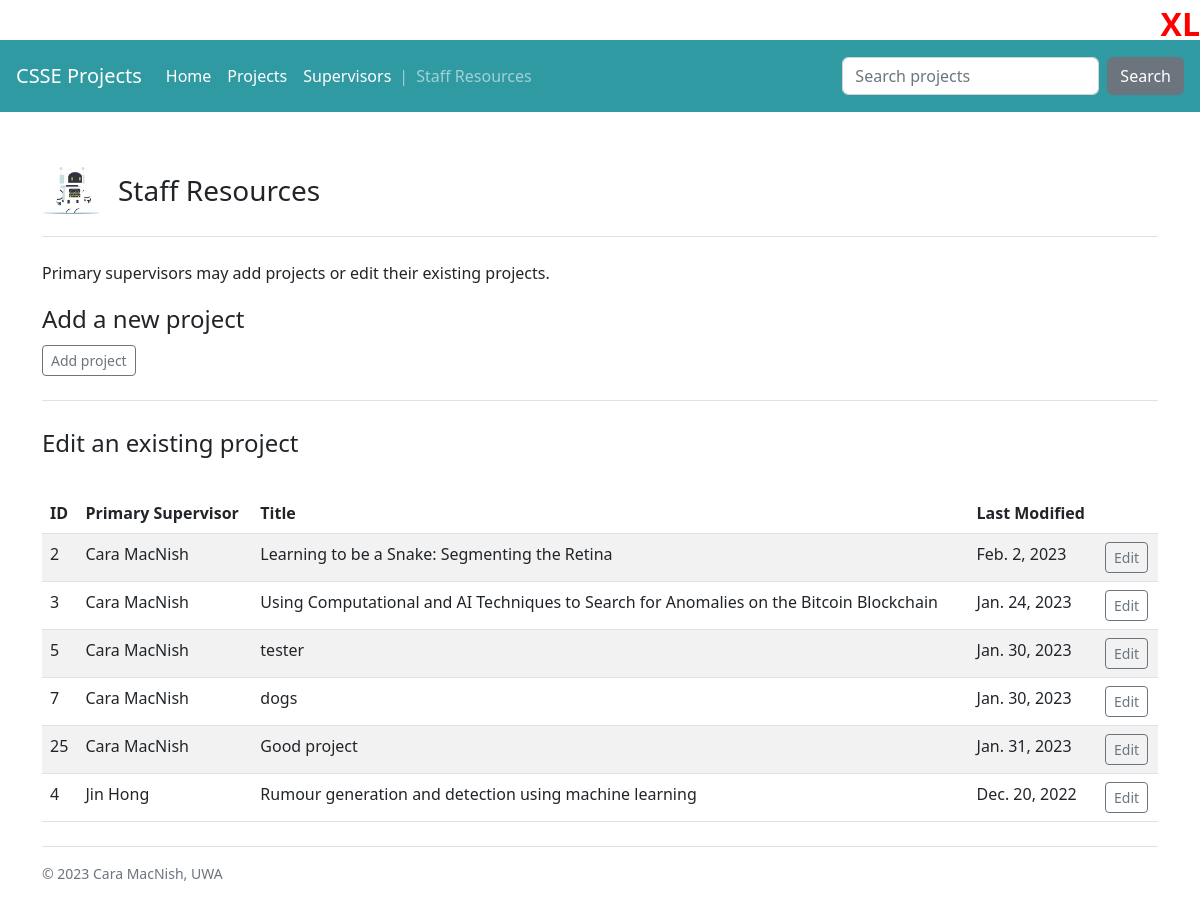
Before: /projects/staff/index/ with the older database file.
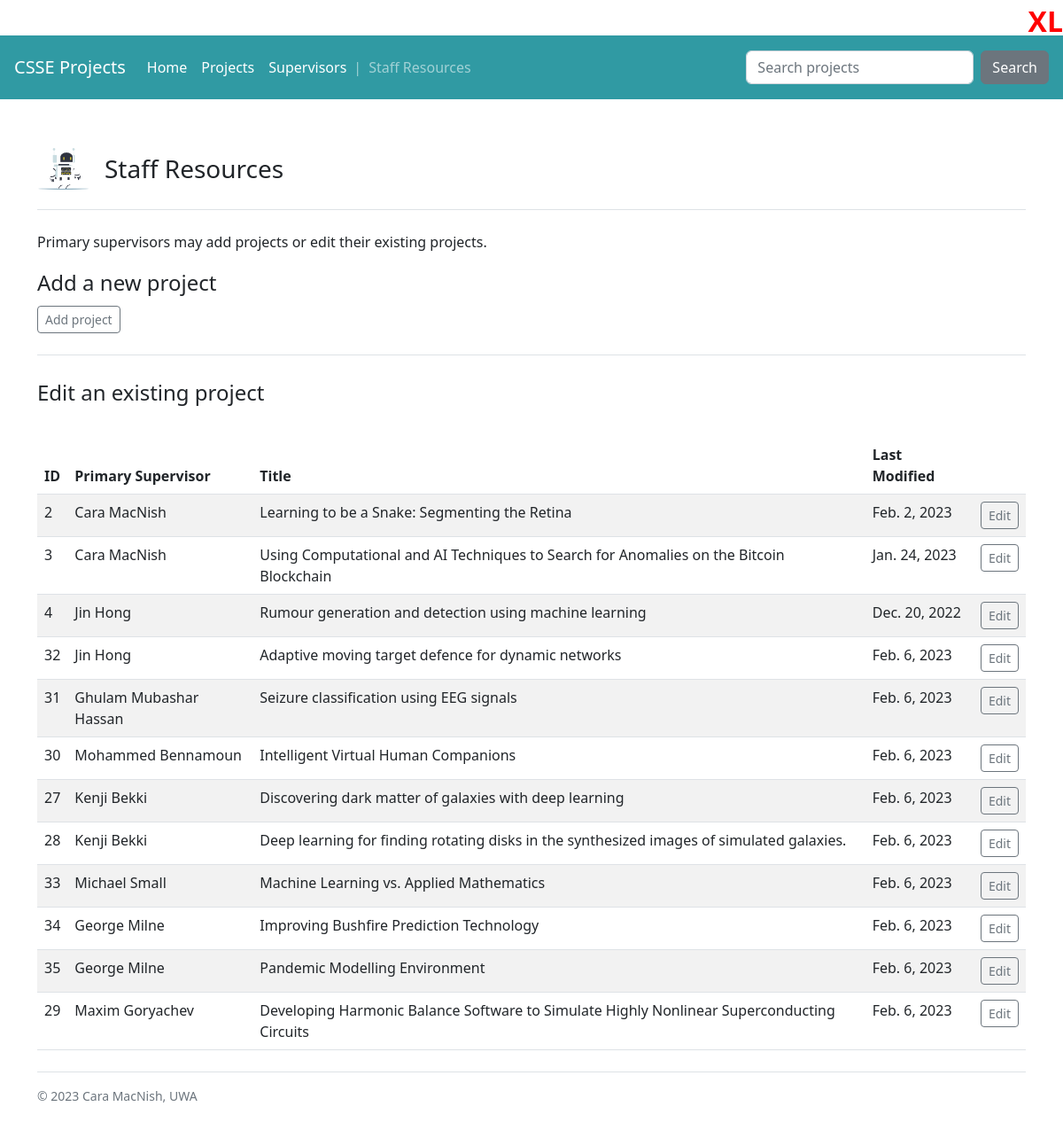
After: the same page with the newer database file.
### projects/models.py (models this page shows, shortened)
class Project(models.Model):
    SUITABILITY_CHOICES = [
        ('Honours', 'Honours (incl. BSc, BPhil, BACS)'),
        ('MDS', 'Master of Data Science'),
        ('SE', 'Software Engineering'),
        ('OTHER', 'Other')
    ]
    title = models.CharField("Topic Title", max_length=200)
    description = models.TextField("Description")
    short = models.TextField("Short Description", blank=True)
    skills = models.CharField("Skills", max_length=60, blank=True)
    honours = models.BooleanField("Suitable for Honours", default=True)
    mds = models.BooleanField("Suitable for MDS", default=True)
    se = models.BooleanField("Suitable for Software Engineering", default=True)
    engineering = models.BooleanField("Suitable for General Engineering", default=False)
    other = models.CharField("Other (please specify)", max_length=40, blank=True)
    numstudents = models.CharField("Number of Students", max_length=20, blank=True)
    primary = models.ForeignKey(Supervisor, on_delete=models.CASCADE, related_name="primary", verbose_name="Primary Supervisor", null = True)
    cosupervisor = models.ForeignKey(Supervisor, on_delete=models.CASCADE, verbose_name="Co-Supervisor", null = True, blank=True)
    cosupervisors = models.TextField("Co-supervisors", blank=True)
    external = models.TextField("External Supervisors/Mentors/Sponsors", blank=True)
    link = models.URLField("Research Link", blank = True)
    references = models.TextField("Sample References", blank=True)
    created = models.DateField("Date Created", auto_now_add = True)
    modified = models.DateField("Last Modified", auto_now = True)
    current_date = models.DateField("Current Date", default = date.today)
    visible = models.BooleanField(default=True)

class Supervisor(models.Model):
    firstname = models.CharField("First name", max_length=30)
    lastname = models.CharField("Last name", max_length=30)
    department = models.CharField("Department or School", max_length=50)
    email = models.EmailField("Email")
    web = models.URLField("Web link", blank=True)
    interests = models.TextField("Research interests", blank=True)
    def __str__(self):
        return self.firstname +  " " + self.lastname

### projects/views.py (the view)
# urls.py: path("projects/staff/index/", views.project_index, name = "project-index"),
def project_index(request):
    project_list = Project.objects.all().order_by('primary')
    return render(request, "projects/project_index.html",
        {'project_list': project_list})

### projects/templates/projects/project_index.html (shortened to what this page needs)
{% extends 'projects/base.html' %}
{% load static %}
{% block content %}
<main>
    {% include "projects/header.html" with title="Staff Resources" %}
    <p>
        Primary supervisors may add projects or edit their existing projects.
    <header class="pb-3 mb-4 border-bottom">
        <div class="d-flex align-items-center text-dark text-decoration-none">
            <span class="mx-0 fs-4">Add a new project</span>
        </div>
        <a class="btn btn-outline-secondary btn-sm my-2" href="{% url 'add-project' %}">Add project</a>
     </header>
    <header class="pb-3 mb-0 ">
        <div class="d-flex align-items-center text-dark text-decoration-none">
            <span class="mx-0 fs-4">Edit an existing project</span>
        </div>
    </header>
    <p>
    <table class="table table-striped table-hover">
        <thead>
            <tr>
              <th scope="col">ID</th>
              <th scope="col">Primary Supervisor</th>
              <th scope="col">Title</th>
              <th scope="col">Last Modified</th>
              <th scope="col"></th>
            </tr>
          </thead>
          <tbody>
            {% for project in project_list %}
            <tr>
              <td>{{ project.pk}}</td>
              <td>{{ project.primary }}</td>
              <td>{{ project.title }}</td>
              <td>{{ project.modified }}</td>
              <td>
                <a href="{% url 'edit-project' project.pk %}" class="btn btn-outline-secondary btn-sm">Edit</a>
              </td>
            </tr>
            {% endfor%}
        </tbody>
    </table>
    <footer class="pt-3 mt-4 text-muted border-top small">&copy; 2023 Cara MacNish, UWA</footer>
</main>
{% endblock %}

### projects/templates/projects/base.html (shortened to what this page needs)
<!doctype html>
<html lang="en">
  <head>
    <link href="https://cdn.jsdelivr.net/npm/bootstrap@5.2.3/dist/css/bootstrap.min.css" rel="stylesheet">
    {% load static %}
    <link rel="stylesheet" href="{% static 'projects/bootstrap-breakpoint.css' %}">
    <link rel="stylesheet" href="{% static 'projects/style.css' %}">
  </head>
  <body>
    {% include "projects/navbar.html" %}
    <div class = "container py-5">
      {% load markdown_extras %}
      {% block content %}
      {% endblock %}
    </div>
<br/>
</body>
</html>

### projects/templates/projects/navbar.html (shortened to what this page needs)
<nav class="p-3 navbar navbar-expand-lg navbar-dark pl-5" style="background-color: #309AA3;>
    <div class="container-fluid">
      <a class="navbar-brand" href="#">CSSE Projects</a>
      <div class="collapse navbar-collapse" id="navbarSupportedContent">
        <ul class="navbar-nav me-auto mb-2 mb-lg-0">
          <li class="nav-item">
            <a class="nav-link active" aria-current="page" href="{% url 'home' %}">Home</a>
          </li>
          <li class="nav-item">
            <a class="nav-link active" href="{% url 'project-list' %}">Projects</a>
          </li>
          <li class="nav-item">
            <a class="nav-link active" href="{% url 'supervisor-list' %}">Supervisors</a>
          </li>
            <span class="navbar-text">
              |
            </span>
          <li class="nav-item">
            <a class="nav-link" href="{% url 'project-index' %}">Staff Resources</a>
          </li>
        </ul>
        <form class="d-flex" role="search" method=POST action="{% url 'search-projects' %}">
          <input class="form-control me-2" type="search" placeholder="Search projects"
            aria-label="Search" name="searched">
          <button class="btn btn-secondary" type="submit">Search</button>
        </form>
      </div>
  </nav>

### projects/templates/projects/header.html
<header class="pb-3 mb-4 border-bottom">
    <div class="d-flex align-items-center text-dark text-decoration-none">
        <img src="/static/projects/images/robot.png" height="60" class="d-inline-block" alt="">
        <span class="mx-3 fs-3">{{ title }}</span>
    </div>
</header>

### projects/static/projects/style.css (style rules this page uses)
li a { color: green; }

Changed rows visible on the page:
removed Project: pk "5", primary "Cara MacNish", title "tester", modified "Jan. 30, 2023"
removed Project: pk "7", primary "Cara MacNish", title "dogs", modified "Jan. 30, 2023"
removed Project: pk "25", primary "Cara MacNish", title "Good project", modified "Jan. 31, 2023"
added Project: pk "32", primary "Jin Hong", title "Adaptive moving target defence for dynamic networks", modified "Feb. 6, 2023"
added Project: pk "31", primary "Ghulam Mubashar Hassan", title "Seizure classification using EEG signals", modified "Feb. 6, 2023"
added Project: pk "30", primary "Mohammed Bennamoun", title "Intelligent Virtual Human Companions", modified "Feb. 6, 2023"
added Project: pk "27", primary "Kenji Bekki", title "Discovering dark matter of galaxies with deep learning", modified "Feb. 6, 2023"
added Project: pk "28", primary "Kenji Bekki", title "Deep learning for finding rotating disks in the synthesized images of simulated galaxies.", modified "Feb. 6, 2023"
added Project: pk "33", primary "Michael Small", title "Machine Learning vs. Applied Mathematics", modified "Feb. 6, 2023"
added Project: pk "34", primary "George Milne", title "Improving Bushfire Prediction Technology", modified "Feb. 6, 2023"
added Project: pk "35", primary "George Milne", title "Pandemic Modelling Environment", modified "Feb. 6, 2023"
added Project: pk "29", primary "Maxim Goryachev", title "Developing Harmonic Balance Software to Simulate Highly Nonlinear Superconducting Circuits", modified "Feb. 6, 2023"
